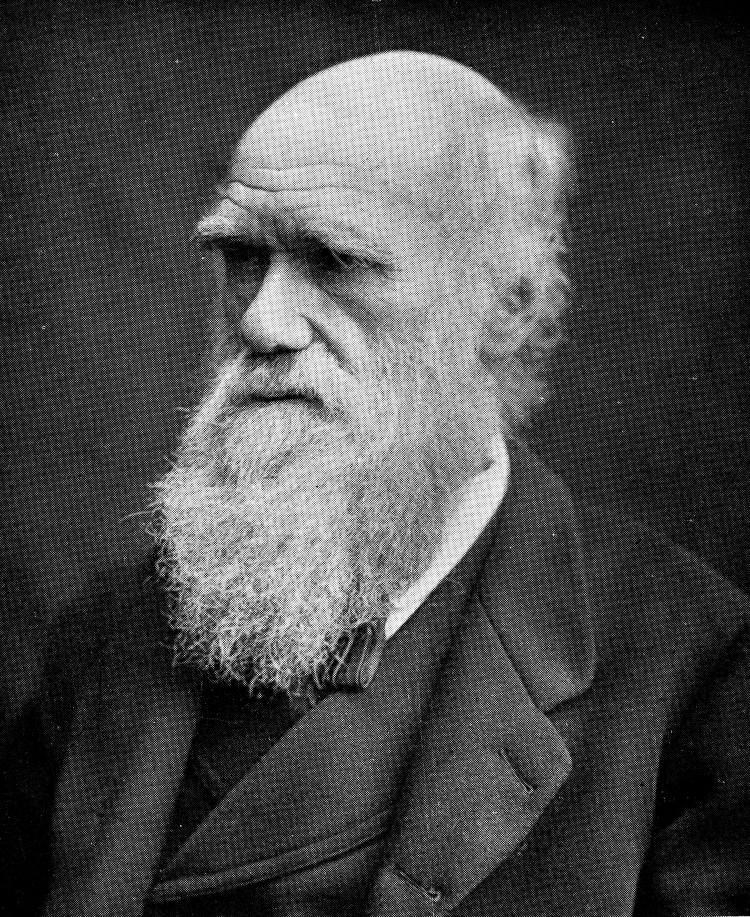
#> input picture darwin.png, 3000 x 3667 px, given in place of darwin.jpg, which was not available (shown at 1/4 size)
$ jupyter execute --allow-errors Untitled.ipynb   (Python 2 division)
#> lines starting #> are read from the running program, lines starting #| are printed output that depends on the picture; pictures that were not available may be replaced by others from this repository, and a replacement may not be noted
[cell 1]
from PIL import Image
import numpy as np
img = Image.open('darwin.jpg')
#> img is the input picture: PIL image 3000x3667 L; min 0, max 255, mean 74.4
img.load()
print(img.size)
#| (3000, 3667)
print(img.mode)
#| L
data = img.getdata()
print(data[0])
#| 0
a = np.array(data, dtype=np.uint8)

[cell 2]
data[30]
#> Out = 119

[cell 3]
type(data)

[cell 4]
a.shape
#> Out = (11001000,)

[cell 5]
a.shape
#> Out = (11001000,)

[cell 6]
a.shape
#> Out = (11001000,)

[cell 7]
data[30]
#> Out = 119

[cell 8]
a.shape
#> Out = (11001000,)

[cell 9]
b=[1,2,3,4,5,6]

#> (a cell that did not finish here is left out)

[cell 11]
b1=np.array(b,dtype=np.uint8)

[cell 12]
b1.shape

[cell 13]
c1=b1.reshape(3,2)

#> (a cell that did not finish here is left out)

#> (a cell that did not finish here is left out)

[cell 16]
c = b1.reshape(2,3)

[cell 17]
c

#> (a cell that did not finish here is left out)

[cell 19]
a=a.reshape(3667,3000)

[cell 20]
a[200,1600]
#> Out = 102

[cell 21]
a[201,1602]
#> Out = 0

[cell 22]
img.getpixel((200,1600))
#> Out = 187

[cell 23]
img.getpixel((200,1602))
#> Out = 255

[cell 24]
a=a.reshape(3000,3667)
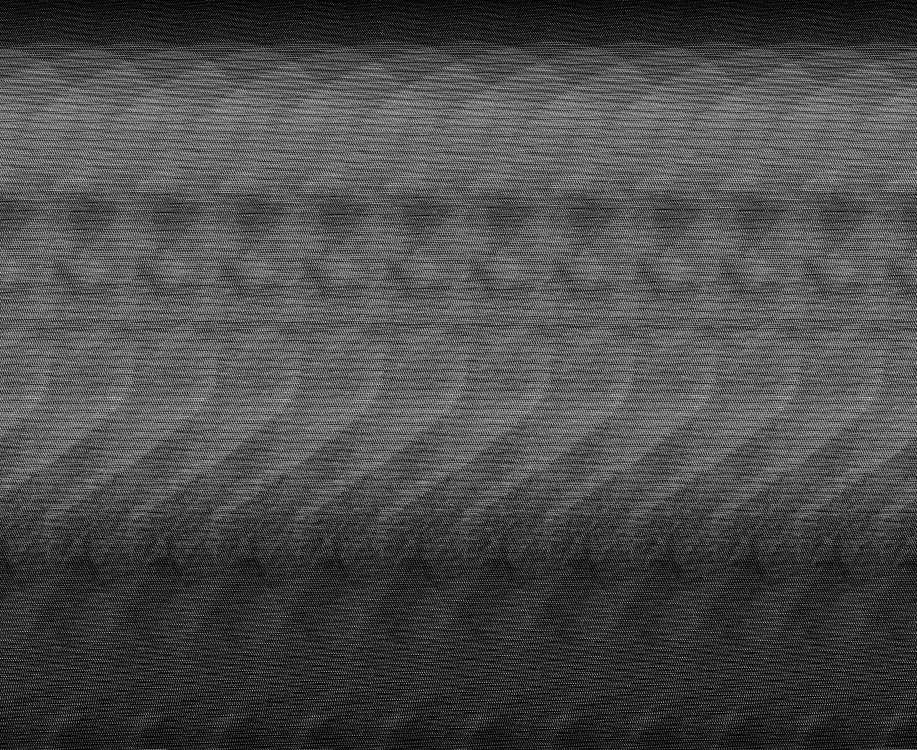
#> a: shape (3000, 3667) (shown at 1/4 size); min 0, max 255, mean 74.4

[cell 25]
a[200,1600]
#> Out = 0

[cell 26]
a.shape
#> Out = (3000, 3667)

[cell 27]
a[1600,200]
#> Out = 0

#> (a cell that did not finish here is left out)

[cell 29]
a=a.reshape(3667,3000)

[cell 30]
Image.fromarray(a)

[cell 31]
Image.fromarray(a)

[cell 32]
b = np.zeros((3667,3000))

[cell 33]
x=a[900:1000,900:1000]
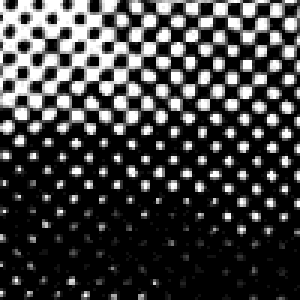
#> x: shape (100, 100) (shown 3 times larger); min 0, max 255, mean 64.8

[cell 34]
Image.fromarray(x)

[cell 35]
x=a[900:1100,900:1100]
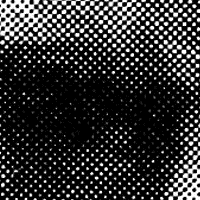
#> x: shape (200, 200); min 0, max 255, mean 49

[cell 36]
Image.fromarray(x)

[cell 37]
y = np.zeros(x.shape)

[cell 38]
Image.fromarray(y)
#> y: shape (200, 200) float64; every value is 0

[cell 39]
y = np.zeros(x.shape, dtype = np.uint8)

[cell 40]
Image.fromarray(y)

#> (a cell that did not finish here is left out)

[cell 42]
r=6
for i in range(0, 200):
    for j in range(0,200):
        s=0
        for dx in range(-r, r+1):
            for dy in range (-r,r+1):
                s=s+a[i+dx, j+dy]
        b[i][j]=int(s/(2*r+1.0)**2)
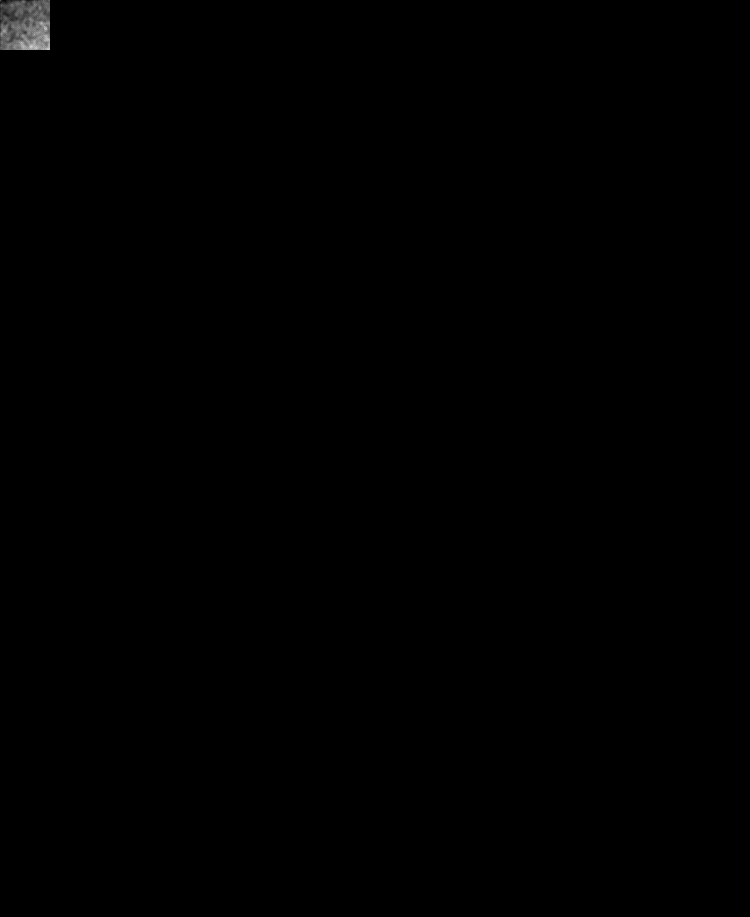
#> b: shape (3667, 3000) float64 (shown at 1/4 size); min 0, max 53, mean 0.1; drawn with min black and max white
